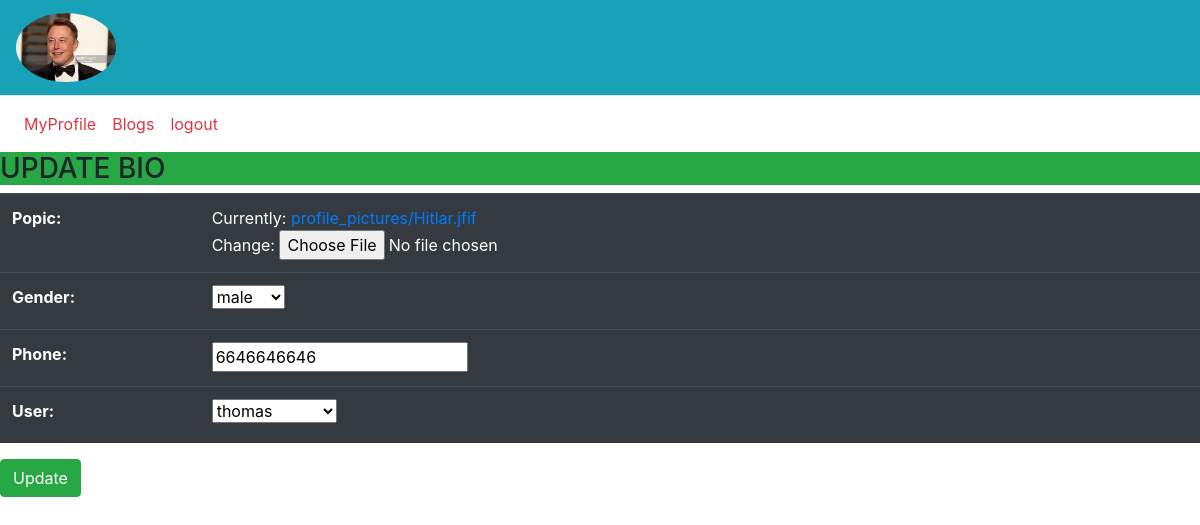
Screenshot of /uh/updatebio/4 (signed in) with the database file from the repository.
### account/models.py (models this page shows)
class Userprofile(models.Model):
    popic=models.ImageField(upload_to='profile_pictures',null=True)
    options=(
        ('male','male'),
        ('female','female'),
        ('others','others'),
    )
    gender=models.CharField(max_length=12,choices=options,default='female')
    phone=models.IntegerField()
    user=models.OneToOneField(User,on_delete=models.CASCADE,related_name='user')

### user/views.py (the view, shortened to what this page needs)
# urls.py: path('updatebio/<int:user_id>',UpdateBioview.as_view(),name="updatebio"),
class UpdateBioview(UpdateView):
    template_name='upbio.html'
    form_class=UserProForm
    model=Userprofile
    success_url=reverse_lazy('upro')
    pk_url_kwarg='user_id'

### user/forms.py
class UserProForm(forms.ModelForm):
    class Meta:
        model=Userprofile
        exclude=['users']

### user/templates/upbio.html (shortened to what this page needs)
{%extends 'uhome.html'%}
{%block uhome%}
<h3 class="bg-success">UPDATE BIO</h3>
<form action="" method="post" enctype="multipart/form-data">
    <table class="table table-dark">
        {{form.as_table}}
    </table>
    <button class="btn btn-success">Update</button>
</form>
{%endblock uhome%}

### user/templates/uhome.html (shortened to what this page needs)
<!doctype html>
<html lang="en">
  <head>
    <link rel="stylesheet" href="https://stackpath.bootstrapcdn.com/bootstrap/4.3.1/css/bootstrap.min.css">
  </head>
  <body>
    <nav class="navbar navbar-expand-sm bg-info nav-tabs">
      <a class="navbar-brand" href="{% url 'uhome' %}">
      <img src="{{request.user.user.popic.url}}" style="width:100px;hieght:80px;" class="rounded-circle alt=">
      </a>
    </nav>
    <nav class="navbar navbar-expand-sm bg info nav tabs">
     <ul class="navbar-nav">
      <li class="nav-item"><a href="{% url 'upro' %}" class="nav-link text-danger">MyProfile</a>
      <li class="nav-item"><a href="{% url 'blogs' %}" class="nav-link text-danger">Blogs</a>
      <li class="nav-item"><a href="{% url 'logo' %}" class="nav-link text-danger">logout</a>
     </ul>
    </nav>
    {% block uhome %}{% endblock uhome %}
  </body>
  </html>

### rows the page displays
Userprofile: gender "male", phone "6646646646", user "thomas"
